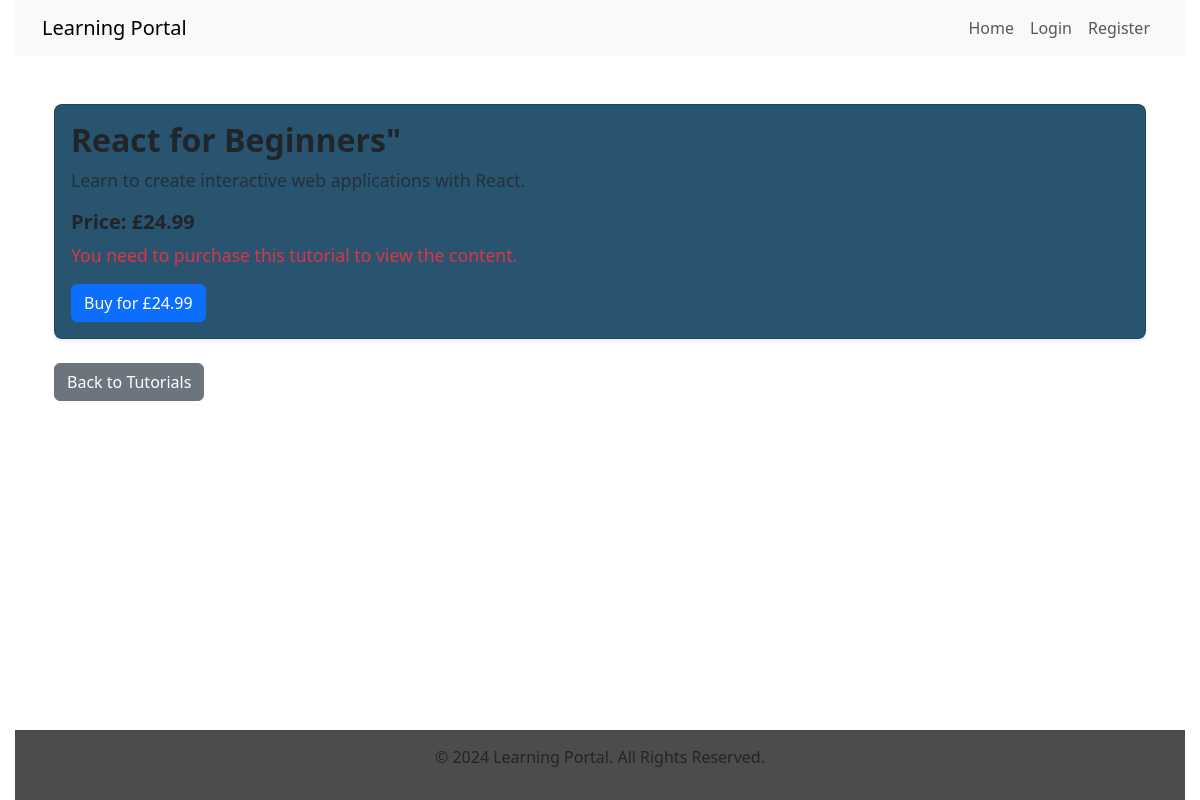
The app's page /tutorial/6/, older data.
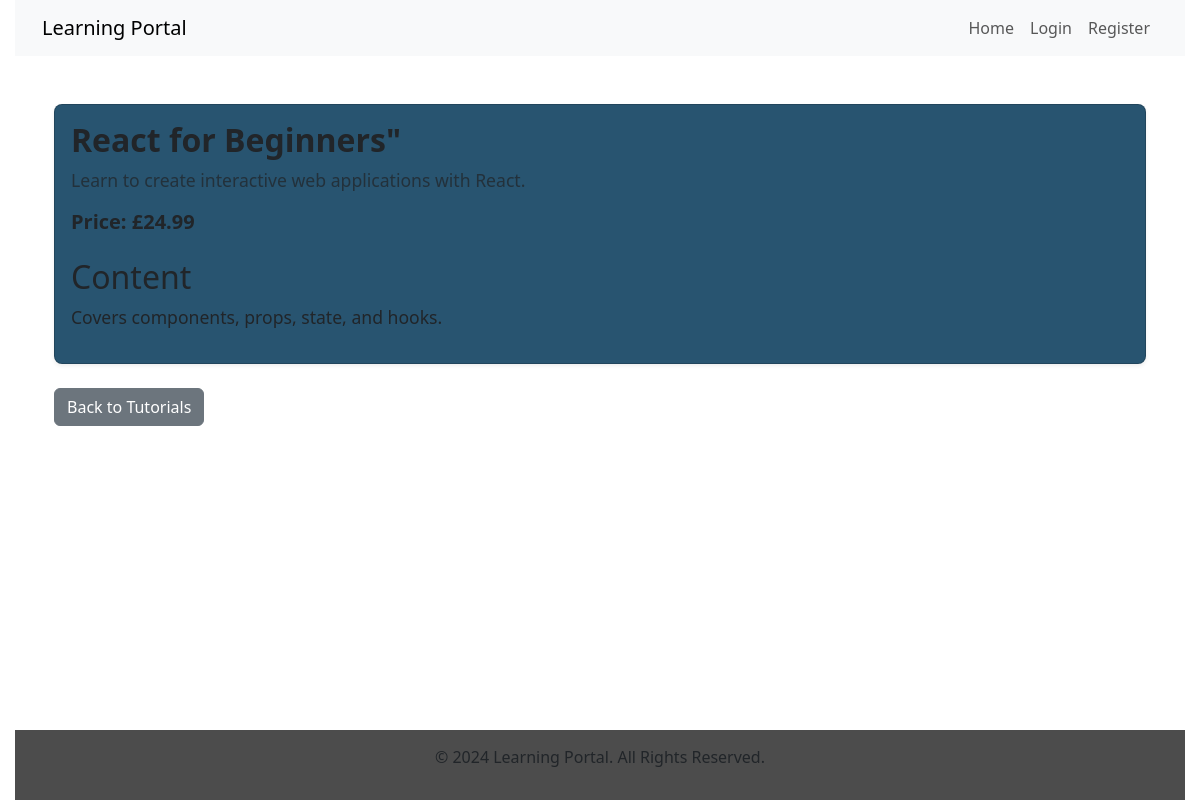
The same page, newer data.
### main/models.py (models this page shows, shortened)
class Tutorial(models.Model):
    title = models.CharField(max_length=200)
    description = models.TextField()
    content = models.TextField()
    price = models.DecimalField(max_digits=6, decimal_places=2)
    created_at = models.DateTimeField(auto_now_add=True)
    purchased = models.BooleanField(default=False)  # New field

### main/views.py (the view)
# urls.py: path('tutorial/<int:pk>/', views.tutorial_detail, name='tutorial_detail'),
def tutorial_detail(request, pk):
    tutorial = get_object_or_404(Tutorial, pk=pk)
    return render(request, 'main/tutorial_detail.html', {'tutorial': tutorial})

### main/templatetags/custom_filters.py (called while the page is built)
@register.filter
def currency(value):
    return "£{:,.2f}".format(value)

### main/templates/main/tutorial_detail.html (shortened to what this page needs)
{% extends 'main/base.html' %}
{% load custom_filters %}
{% block content %}
<div class="container mt-5">
    <div class="card shadow-sm">
        <div class="card-body">
            <h1 class="card-title">{{ tutorial.title }}</h1>
            <p class="card-text text-muted">{{ tutorial.description }}</p>
            <h5 class="fw-bold">Price: {{ tutorial.price|currency }}</h5>
            {% if tutorial.purchased %}
                <h2 class="mt-4">Content</h2>
                <p>{{ tutorial.content }}</p>
            {% else %}
                <p class="text-danger">You need to purchase this tutorial to view the content.</p>
                <form action="{% url 'checkout' tutorial.pk %}" method="get">
                    <button type="submit" class="btn btn-primary">Buy for {{ tutorial.price|currency }}</button>
                </form>
            {% endif %}
        </div>
    </div>
    <a href="{% url 'home' %}" class="btn btn-secondary mt-4">Back to Tutorials</a>
</div>
{% endblock %}

Row changes from the older to the newer data that the page shows:
changed Tutorial "React for Beginners\"": purchased False → True (drawn); content (not shown) → "Covers components, props, state, and hooks."; price "£24.99" → (not shown)
Text that changed along with them:
text no longer shown: "You need to purchase this tutorial to view the content. Buy for"
text now shown: "Content"
